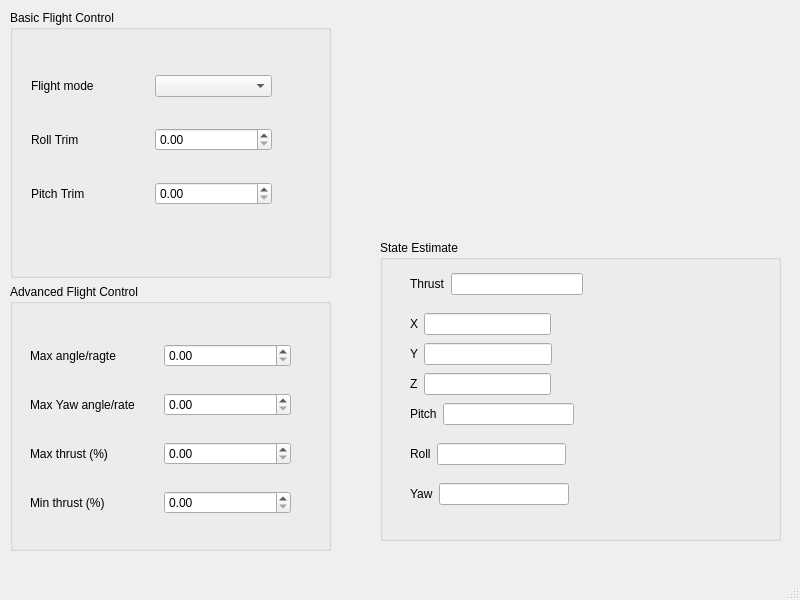
<?xml version="1.0" encoding="UTF-8"?>
<ui version="4.0">
 <class>MainWindow</class>
 <widget class="QMainWindow" name="MainWindow">
  <property name="geometry">
   <rect>
    <x>0</x>
    <y>0</y>
    <width>800</width>
    <height>600</height>
   </rect>
  </property>
  <property name="minimumSize">
   <size>
    <width>800</width>
    <height>600</height>
   </size>
  </property>
  <property name="maximumSize">
   <size>
    <width>800</width>
    <height>600</height>
   </size>
  </property>
  <property name="windowTitle">
   <string>MainWindow</string>
  </property>
  <widget class="QWidget" name="centralwidget">
   <widget class="QGroupBox" name="GroupBox_stateEstimate">
    <property name="geometry">
     <rect>
      <x>380</x>
      <y>240</y>
      <width>401</width>
      <height>301</height>
     </rect>
    </property>
    <property name="title">
     <string>State Estimate</string>
    </property>
    <widget class="QWidget" name="">
     <property name="geometry">
      <rect>
       <x>30</x>
       <y>30</y>
       <width>173</width>
       <height>28</height>
      </rect>
     </property>
     <layout class="QHBoxLayout" name="horizontalLayout_8">
      <item>
       <widget class="QLabel" name="lbl_thrust">
        <property name="text">
         <string>Thrust</string>
        </property>
       </widget>
      </item>
      <item>
       <widget class="QLineEdit" name="led_thrust"/>
      </item>
     </layout>
    </widget>
    <widget class="QWidget" name="">
     <property name="geometry">
      <rect>
       <x>30</x>
       <y>70</y>
       <width>141</width>
       <height>28</height>
      </rect>
     </property>
     <layout class="QHBoxLayout" name="horizontalLayout_9">
      <item>
       <widget class="QLabel" name="lbl_x">
        <property name="text">
         <string>X</string>
        </property>
       </widget>
      </item>
      <item>
       <widget class="QLineEdit" name="led_x"/>
      </item>
     </layout>
    </widget>
    <widget class="QWidget" name="">
     <property name="geometry">
      <rect>
       <x>30</x>
       <y>100</y>
       <width>142</width>
       <height>28</height>
      </rect>
     </property>
     <layout class="QHBoxLayout" name="horizontalLayout_10">
      <item>
       <widget class="QLabel" name="lbl_y">
        <property name="text">
         <string>Y</string>
        </property>
       </widget>
      </item>
      <item>
       <widget class="QLineEdit" name="led_y"/>
      </item>
     </layout>
    </widget>
    <widget class="QWidget" name="">
     <property name="geometry">
      <rect>
       <x>30</x>
       <y>160</y>
       <width>164</width>
       <height>28</height>
      </rect>
     </property>
     <layout class="QHBoxLayout" name="horizontalLayout_12">
      <item>
       <widget class="QLabel" name="lbl_pitch">
        <property name="text">
         <string>Pitch</string>
        </property>
       </widget>
      </item>
      <item>
       <widget class="QLineEdit" name="led_pitch"/>
      </item>
     </layout>
    </widget>
    <widget class="QWidget" name="">
     <property name="geometry">
      <rect>
       <x>30</x>
       <y>200</y>
       <width>156</width>
       <height>28</height>
      </rect>
     </property>
     <layout class="QHBoxLayout" name="horizontalLayout_13">
      <item>
       <widget class="QLabel" name="lbl_roll">
        <property name="text">
         <string>Roll</string>
        </property>
       </widget>
      </item>
      <item>
       <widget class="QLineEdit" name="led_roll"/>
      </item>
     </layout>
    </widget>
    <widget class="QWidget" name="">
     <property name="geometry">
      <rect>
       <x>30</x>
       <y>240</y>
       <width>159</width>
       <height>28</height>
      </rect>
     </property>
     <layout class="QHBoxLayout" name="horizontalLayout_14">
      <item>
       <widget class="QLabel" name="lbl_yaw">
        <property name="text">
         <string>Yaw</string>
        </property>
       </widget>
      </item>
      <item>
       <widget class="QLineEdit" name="led_yaw"/>
      </item>
     </layout>
    </widget>
    <widget class="QWidget" name="">
     <property name="geometry">
      <rect>
       <x>30</x>
       <y>130</y>
       <width>141</width>
       <height>28</height>
      </rect>
     </property>
     <layout class="QHBoxLayout" name="horizontalLayout_11">
      <item>
       <widget class="QLabel" name="lbl_z">
        <property name="text">
         <string>Z</string>
        </property>
       </widget>
      </item>
      <item>
       <widget class="QLineEdit" name="led_z"/>
      </item>
     </layout>
    </widget>
   </widget>
   <widget class="QWidget" name="">
    <property name="geometry">
     <rect>
      <x>10</x>
      <y>10</y>
      <width>321</width>
      <height>541</height>
     </rect>
    </property>
    <layout class="QVBoxLayout" name="verticalLayout_3">
     <item>
      <widget class="QGroupBox" name="GroupBox_Basic">
       <property name="title">
        <string>Basic Flight Control</string>
       </property>
       <widget class="QWidget" name="">
        <property name="geometry">
         <rect>
          <x>21</x>
          <y>40</y>
          <width>241</width>
          <height>181</height>
         </rect>
        </property>
        <layout class="QVBoxLayout" name="verticalLayout">
         <item>
          <layout class="QHBoxLayout" name="horizontalLayout_3">
           <item>
            <widget class="QLabel" name="lbl_flightMode">
             <property name="text">
              <string>Flight mode</string>
             </property>
            </widget>
           </item>
           <item>
            <widget class="QComboBox" name="cmb_flightMode"/>
           </item>
          </layout>
         </item>
         <item>
          <layout class="QHBoxLayout" name="horizontalLayout">
           <item>
            <widget class="QLabel" name="lbl_rollTrim">
             <property name="text">
              <string>Roll Trim</string>
             </property>
            </widget>
           </item>
           <item>
            <widget class="QDoubleSpinBox" name="dsb_roll"/>
           </item>
          </layout>
         </item>
         <item>
          <layout class="QHBoxLayout" name="horizontalLayout_2">
           <item>
            <widget class="QLabel" name="lbl_pitchTrim">
             <property name="text">
              <string>Pitch Trim</string>
             </property>
            </widget>
           </item>
           <item>
            <widget class="QDoubleSpinBox" name="dsb_patch"/>
           </item>
          </layout>
         </item>
        </layout>
       </widget>
      </widget>
     </item>
     <item>
      <widget class="QGroupBox" name="GroupBox_addvanced">
       <property name="title">
        <string>Advanced Flight Control</string>
       </property>
       <widget class="QWidget" name="">
        <property name="geometry">
         <rect>
          <x>20</x>
          <y>40</y>
          <width>261</width>
          <height>211</height>
         </rect>
        </property>
        <layout class="QVBoxLayout" name="verticalLayout_2">
         <item>
          <layout class="QHBoxLayout" name="horizontalLayout_4">
           <item>
            <widget class="QLabel" name="lbl_maxAngle">
             <property name="text">
              <string>Max angle/ragte</string>
             </property>
            </widget>
           </item>
           <item>
            <widget class="QDoubleSpinBox" name="dsb_maxAngle"/>
           </item>
          </layout>
         </item>
         <item>
          <layout class="QHBoxLayout" name="horizontalLayout_5">
           <item>
            <widget class="QLabel" name="lbl_maxYawAngle">
             <property name="text">
              <string>Max Yaw angle/rate</string>
             </property>
            </widget>
           </item>
           <item>
            <widget class="QDoubleSpinBox" name="dsb_maxYawAngle"/>
           </item>
          </layout>
         </item>
         <item>
          <layout class="QHBoxLayout" name="horizontalLayout_6">
           <item>
            <widget class="QLabel" name="lbl_maxThrust">
             <property name="text">
              <string>Max thrust (%)</string>
             </property>
            </widget>
           </item>
           <item>
            <widget class="QDoubleSpinBox" name="dsb_maxTrust"/>
           </item>
          </layout>
         </item>
         <item>
          <layout class="QHBoxLayout" name="horizontalLayout_7">
           <item>
            <widget class="QLabel" name="lbl_minThrust">
             <property name="text">
              <string>Min thrust (%)</string>
             </property>
            </widget>
           </item>
           <item>
            <widget class="QDoubleSpinBox" name="dsb_minThrust"/>
           </item>
          </layout>
         </item>
        </layout>
       </widget>
      </widget>
     </item>
    </layout>
   </widget>
  </widget>
  <widget class="QMenuBar" name="menubar">
   <property name="geometry">
    <rect>
     <x>0</x>
     <y>0</y>
     <width>800</width>
     <height>23</height>
    </rect>
   </property>
  </widget>
  <widget class="QStatusBar" name="statusbar"/>
 </widget>
 <resources/>
 <connections/>
</ui>
